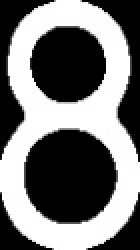
#> input picture OpevCV_prat/Card_Imgs/Eight.jpg, 70 x 125 px, given in place of Spades.jpg, which was not available (shown 2 times larger)
$ python Step_4.py
#> lines starting #> are read from the running program, lines starting #| are printed output that depends on the picture; pictures that were not available may be replaced by others from this repository, and a replacement may not be noted
from skimage.metrics import structural_similarity as ssim
import cv2 as cv
import time

best_score = float(0)

suit_path = [r"OpevCV_prat\Card_Imgs\Hearts.jpg", r"OpevCV_prat\Card_Imgs\Spades.jpg", r"OpevCV_prat\Card_Imgs\Diamonds.jpg", r"OpevCV_prat\Card_Imgs\Clubs.jpg"]

image = r"OpevCV_prat\Card_Imgs\Spades.jpg"

# Load the two images
img1 = cv.imread(image, cv.IMREAD_GRAYSCALE)
#> img1 is the input picture: shape (125, 70); min 0, max 255, mean 118.8

try:
    for i in range(len(suit_path)):
        # Compute SSIM between the two images
        img2 = cv.imread(suit_path[i], cv.IMREAD_GRAYSCALE)
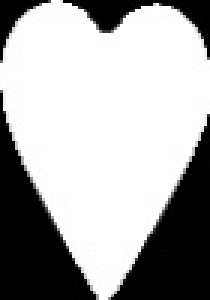
#> input picture OpevCV_prat/Card_Imgs/Hearts.jpg, 70 x 100 px, found by its file name (shown 3 times larger)
#> img2 is the input picture: shape (100, 70); min 0, max 255, mean 170.4
        score, diff = ssim(img1, img2, full=True)


        if score > best_score:
            best_score = score

    # Output the similarity score
    best_score_p = int(best_score * 100)
    print(f"SSIM Score: {best_score_p}%")
except:
    # Ensure the images have the same dimensions
    if img1.shape != img2.shape:
        print("Images must have the same dimensions.")
    else:
        print("You, no smart! (wiht an asian accent)")

capture = cv.VideoCapture(0)

while True:
    ifTrue, frame = capture.read()

    frame = cv.cvtColor(frame, cv.COLOR_BGR2GRAY)
    cv.imshow("gray", frame)

    frame = cv.GaussianBlur(frame, (3,3), cv.BORDER_DEFAULT)
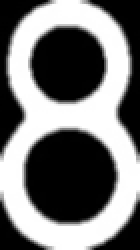
#> frame: shape (125, 70) (shown 2 times larger); min 0, max 255, mean 119.1
    cv.imshow("Blur Image", frame)

    #frame = cv.Canny(frame, 125, 175)
    thresholded_image = cv.threshold(frame, 127, 255, cv.THRESH_BINARY)
    cv.imshow("Canny", frame)

    frame = cv.Canny(frame, 125, 175)
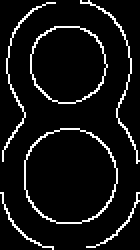
#> frame: shape (125, 70) (shown 2 times larger); 7.5% white in thin lines or dots
    cv.imshow("Video", frame)

    if cv.waitKey(20) & 0xFF==ord('q'):
#> (key q is pressed here)
        break

capture.release()

cv.destroyAllWindows
